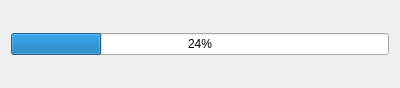
<?xml version="1.0" encoding="UTF-8"?>
<ui version="4.0">
 <class>ProgressBarDialog</class>
 <widget class="QDialog" name="ProgressBarDialog">
  <property name="geometry">
   <rect>
    <x>0</x>
    <y>0</y>
    <width>400</width>
    <height>88</height>
   </rect>
  </property>
  <property name="windowTitle">
   <string>Dialog</string>
  </property>
  <layout class="QGridLayout" name="gridLayout">
   <item row="0" column="0">
    <widget class="QProgressBar" name="progressBar">
     <property name="value">
      <number>24</number>
     </property>
    </widget>
   </item>
  </layout>
 </widget>
 <resources/>
 <connections/>
</ui>
